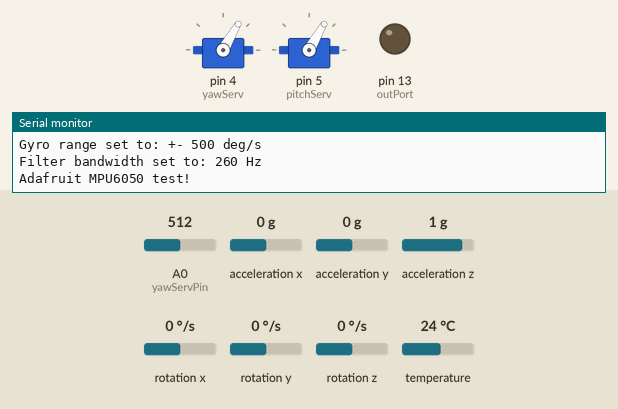
Recording of a sketch running on a simulated Arduino Uno, built with avr-gcc and run on an emulated ATmega328P. Shown: 2 × servo, output pins drawn as LEDs (lit = HIGH), the last lines printed to the serial monitor. The inputs (shaded band) are chosen by the test bench; at power-on: A0 (yawServPin) = 512, acceleration x 0 g, acceleration y 0 g, acceleration z 1 g, rotation x 0 °/s, rotation y 0 °/s, rotation z 0 °/s, temperature 24 °C. At 65.6 s the program stops and its outputs stay as they are.

Above: at 0.2 s.
At 65.7 s:
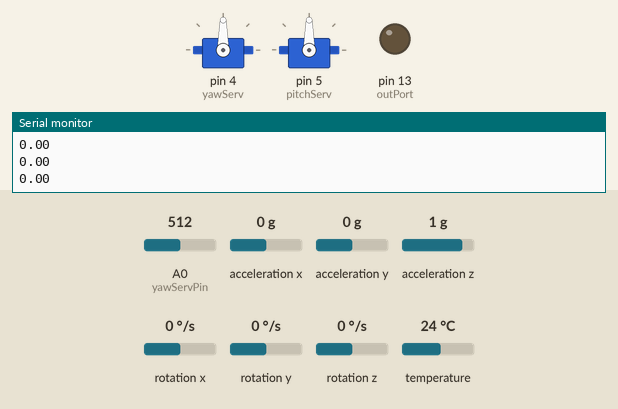
Timing chart, 0 to 67.1 s (numbered marks = the images above):
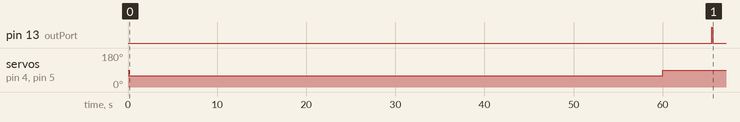

The sketch:

control-loop-rocket.ino
```cpp
#include <Adafruit_MPU6050.h>

#include <Servo.h>
#include "I2Cdev.h"
#include <PID_v1.h>


#include "MPU6050_6Axis_MotionApps20.h"

#include <Adafruit_MPU6050.h>
#include <Adafruit_Sensor.h>
#include <Wire.h>

#if I2CDEV_IMPLEMENTATION == I2CDEV_ARDUINO_WIRE
    #include "Wire.h"
#endif

Adafruit_MPU6050 mpu;

#define OUTPUT_READABLE_YAWPITCHROLL

#define INTERRUPT_PIN 2  // use pin 2 on Arduino Uno & most boards
#define LED_PIN 13 // (Arduino is 13, Teensy is 11, Teensy++ is 6)
bool blinkState = false;

// MPU control/status vars
bool dmpReady = false;  // set true if DMP init was successful
uint8_t mpuIntStatus;   // holds actual interrupt status byte from MPU
uint8_t devStatus;      // return status after each device operation (0 = success, !0 = error)
uint16_t packetSize;    // expected DMP packet size (default is 42 bytes)
uint16_t fifoCount;     // count of all bytes currently in FIFO
uint8_t fifoBuffer[64]; // FIFO storage buffer

// orientation/motion vars
Quaternion q;           // [w, x, y, z]         quaternion container
VectorInt16 aa;         // [x, y, z]            accel sensor measurements
VectorInt16 aaReal;     // [x, y, z]            gravity-free accel sensor measurements
VectorInt16 aaWorld;    // [x, y, z]            world-frame accel sensor measurements
VectorFloat gravity;    // [x, y, z]            gravity vector
float euler[3];         // [psi, theta, phi]    Euler angle container
float ypr[3];           // [yaw, pitch, roll]   yaw/pitch/roll container and gravity vector

bool flag = false;
double launchTime = 0.0;
double deployTime = 5500;
int resetCount = 0;
const int LOOPFORRESET = 10;
const int outPort = 13;
bool end = false;
bool beg = true;

float yaw = 0, pitch = 0, roll = 0;
const float T_YAW = 0, T_PITCH = 0, T_ROLL = 0;
Servo yawServ, pitchServ;
int yawServVal = 0, pitchServVal = 0;
int yawServPin = 0, pitchServPin = 0;
const float kP = 0.2, kD = 0.05, kI = 0;
double setPointYaw, inputYaw, outputYaw, setPointPitch, inputPitch, outputPitch;
long lastTime = 0;
double offYaw = 0, offPitch = 0, offRoll = 0;
int count = 0;

PID pidYaw(&inputYaw, &outputYaw, &setPointYaw, kP, kI, kD, DIRECT);
PID pidPitch(&inputPitch, &outputPitch, &setPointPitch, kP, kP, kD, DIRECT);

const int PITCH_PIN = 0, YAW_PIN = 0;
const int PITCH_SERV_START = 90, YAW_SERV_START = 90;

// packet structure for InvenSense teapot demo
uint8_t teapotPacket[14] = { '$', 0x02, 0,0, 0,0, 0,0, 0,0, 0x00, 0x00, '\r', '\n' };
long last_time = 0;


// ================================================================
// ===               INTERRUPT DETECTION ROUTINE                ===
// ================================================================

volatile bool mpuInterrupt = false;     // indicates whether MPU interrupt pin has gone high
void dmpDataReady() {
    mpuInterrupt = true;
}

// ================================================================
// ===                      INITIAL SETUP                       ===
// ================================================================

void setup() {
  pinMode(outPort, OUTPUT);
  digitalWrite(outPort, LOW);
  yawServ.attach(4);
  pitchServ.attach(5);
      Serial.begin(115200);
  while (!Serial)
    delay(10); // will pause Zero, Leonardo, etc until serial console opens

  Serial.println("Adafruit MPU6050 test!");

  // Try to initialize!
  if (!mpu.begin()) {
    Serial.println("Failed to find MPU6050 chip");
    while (1) {
      delay(10);
    }
  }
  Serial.println("MPU6050 Found!");

  mpu.setAccelerometerRange(MPU6050_RANGE_8_G);
  Serial.print("Accelerometer range set to: ");
  switch (mpu.getAccelerometerRange()) {
  case MPU6050_RANGE_2_G:
    Serial.println("+-2G");
    break;
  case MPU6050_RANGE_4_G:
    Serial.println("+-4G");
    break;
  case MPU6050_RANGE_8_G:
    Serial.println("+-8G");
    break;
  case MPU6050_RANGE_16_G:
    Serial.println("+-16G");
    break;
  }
  mpu.setGyroRange(MPU6050_RANGE_500_DEG);
  Serial.print("Gyro range set to: ");
  switch (mpu.getGyroRange()) {
  case MPU6050_RANGE_250_DEG:
    Serial.println("+- 250 deg/s");
    break;
  case MPU6050_RANGE_500_DEG:
    Serial.println("+- 500 deg/s");
    break;
  case MPU6050_RANGE_1000_DEG:
    Serial.println("+- 1000 deg/s");
    break;
  case MPU6050_RANGE_2000_DEG:
    Serial.println("+- 2000 deg/s");
    break;
  }

  mpu.setFilterBandwidth(MPU6050_BAND_260_HZ);
  Serial.print("Filter bandwidth set to: ");
  switch (mpu.getFilterBandwidth()) {
  case MPU6050_BAND_260_HZ:
    Serial.println("260 Hz");
    break;
  case MPU6050_BAND_184_HZ:
    Serial.println("184 Hz");
    break;
  case MPU6050_BAND_94_HZ:
    Serial.println("94 Hz");
    break;
  case MPU6050_BAND_44_HZ:
    Serial.println("44 Hz");
    break;
  case MPU6050_BAND_21_HZ:
    Serial.println("21 Hz");
    break;
  case MPU6050_BAND_10_HZ:
    Serial.println("10 Hz");
    break;
  case MPU6050_BAND_5_HZ:
    Serial.println("5 Hz");
    break;
  }

  Serial.println("");
  delay(100);

  // Initialize the PID controller
  pidYaw.SetMode(AUTOMATIC);
  pidYaw.SetOutputLimits(-90, 90);
  pidPitch.SetMode(AUTOMATIC);
  pidPitch.SetOutputLimits(-90, 90);

  // Set the yaw target and pitch target
  setPointYaw = T_YAW;
  setPointPitch = T_PITCH;
  Serial.println("Adafruit MPU6050 test!");

}

// ================================================================
// ===                    MAIN PROGRAM LOOP                     ===
// ================================================================

void loop() {
  // if programming failed, don't try to do anything
  sensors_event_t a, g, temp;

  mpu.getEvent(&a, &g, &temp);

  long start_time = millis();
  if (beg) {
    // Command servo to position
    yawServ.write(60);
    pitchServ.write(60);
    if (start_time > 60000) {
      beg = false;
      yawServ.write(90);
      pitchServ.write(90);
    }
  }
  if (!end && !beg)
  {
  resetCount++;


  if (a.acceleration.y < -8.0 && !flag) {
    Serial.println((String) a.acceleration.y);
    count++;
    offYaw += g.gyro.x;
    offPitch += g.gyro.z;
      // mpu.setGyroStandby(true, true, true);
  }
  else {
    // mpu.setGyroStandby(false, false, false);
    if (!flag) {
      yaw = 0.0;
      pitch = 0.0;
      launchTime =  millis();
      lastTime = micros();
      offYaw /= count;
      offPitch /= count;
    }
    flag = true;
  }

  if (flag) {
    double dyaw = g.gyro.x;
    double dpitch = g.gyro.z;
    double deadBand = 0.00;
    double dYaw = dyaw;
    double dPitch = dpitch;
    // if(dyaw <= deadBand && yaw >= -deadBand)
    //   dyaw = 0;
    // if(dpitch <= deadBand && dpitch >= -deadBand)
    //   dpitch = 0;
    dyaw = dyaw * (double)(micros() - lastTime) / 1000000.0;
    dpitch = dpitch * (double)(micros() - lastTime) / 1000000.0;
    yaw += dyaw;
    pitch += dpitch;

    Serial.println((String) yaw);
    if (resetCount % LOOPFORRESET == 0)
    // Serial.println((String) g.gyro.x);
    lastTime = micros();

    // Compute PID Loop
    yawServVal = analogRead(yawServPin);
    pitchServVal = analogRead(pitchServPin);
    inputYaw = yaw;
    inputPitch = pitch;
    outputYaw = inputYaw * kP + dYaw * kD;
    outputPitch = inputPitch * kP + dPitch * kD;
    //Serial.println((String)outputYaw);
    // Serial.println((String)outputPitch);

    // Command servo to position
    yawServ.write(YAW_SERV_START + (outputYaw * 180.0/M_PI));
    pitchServ.write(PITCH_SERV_START + (outputPitch * 180.0/M_PI));
  }
  }
  if (deployTime < millis() - launchTime && flag) {
    digitalWrite(outPort, HIGH);
    flag = false;
    delay(100);

    digitalWrite(outPort, LOW);
    while(true);
    end = true;
  }
  while(millis() < start_time + 1.0);
}
```

Measured:
- by itself, pin 13 (outPort): LOW → HIGH at 65.5 s, → LOW 0.10 s later
- by itself, servo on pin 4 (yawServ), servo on pin 5 (pitchServ): 90° → 60° at 0.11 s, → 90° 59.9 s later
